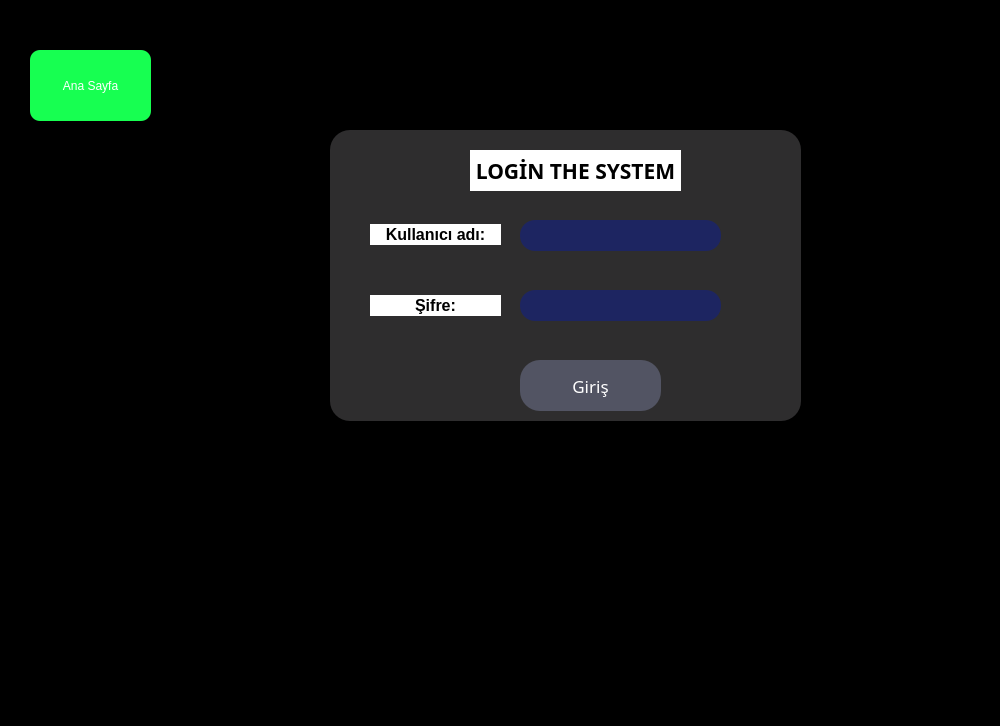
<?xml version="1.0" encoding="UTF-8"?>
<ui version="4.0">
 <class>MainWindow</class>
 <widget class="QMainWindow" name="MainWindow">
  <property name="geometry">
   <rect>
    <x>0</x>
    <y>0</y>
    <width>1000</width>
    <height>726</height>
   </rect>
  </property>
  <property name="windowTitle">
   <string>MainWindow</string>
  </property>
  <property name="styleSheet">
   <string notr="true">background-color: rgb(0, 0, 0);</string>
  </property>
  <widget class="QWidget" name="centralwidget">
   <widget class="QPushButton" name="pushButton">
    <property name="geometry">
     <rect>
      <x>30</x>
      <y>50</y>
      <width>121</width>
      <height>71</height>
     </rect>
    </property>
    <property name="styleSheet">
     <string notr="true">QPushButton {
border-radius:10px;
font: 87 8pt &quot;Arial Black&quot;;
	color: rgb(255, 255, 255);
	background-color: rgb(23, 255, 81);
	border: 0px solid

}
QPushButton:hover{
background-color: rgb(85, 255, 255);

}</string>
    </property>
    <property name="text">
     <string>Ana Sayfa</string>
    </property>
   </widget>
   <widget class="QStackedWidget" name="stackedWidget">
    <property name="geometry">
     <rect>
      <x>170</x>
      <y>20</y>
      <width>801</width>
      <height>651</height>
     </rect>
    </property>
    <property name="styleSheet">
     <string notr="true">background-color: rgb(0, 0, 0);</string>
    </property>
    <property name="currentIndex">
     <number>4</number>
    </property>
    <widget class="QWidget" name="page">
     <widget class="QLabel" name="label">
      <property name="geometry">
       <rect>
        <x>50</x>
        <y>30</y>
        <width>431</width>
        <height>161</height>
       </rect>
      </property>
      <property name="font">
       <font>
        <family>Bahnschrift</family>
        <pointsize>12</pointsize>
        <weight>75</weight>
        <bold>true</bold>
       </font>
      </property>
      <property name="styleSheet">
       <string notr="true">color: rgb(255, 255, 255);</string>
      </property>
      <property name="text">
       <string>Hoş Geldiniz..
Bu uygulama Derste verilen örneklerin arayüz çalışmasıdır</string>
      </property>
     </widget>
     <widget class="QPushButton" name="pushButton_2">
      <property name="geometry">
       <rect>
        <x>40</x>
        <y>230</y>
        <width>141</width>
        <height>81</height>
       </rect>
      </property>
      <property name="styleSheet">
       <string notr="true">QPushButton {
border-radius:10px;
font: 87 8pt &quot;Arial Black&quot;;
	color: rgb(255, 255, 255);
	background-color: rgb(23, 255, 81);
	border: 0px solid

}
QPushButton:hover{
background-color: rgb(170, 255, 0);

}</string>
      </property>
      <property name="text">
       <string>Hafta
Gün Çalışması</string>
      </property>
     </widget>
     <widget class="QPushButton" name="pushButton_3">
      <property name="geometry">
       <rect>
        <x>220</x>
        <y>230</y>
        <width>151</width>
        <height>81</height>
       </rect>
      </property>
      <property name="styleSheet">
       <string notr="true">QPushButton {
border-radius:10px;
font: 87 8pt &quot;Arial Black&quot;;
	color: rgb(255, 255, 255);
	background-color: rgb(23, 255, 81);
	border: 0px solid

}
QPushButton:hover{
background-color: rgb(85, 255, 255);

}</string>
      </property>
      <property name="text">
       <string>Kare ve Küp Çalışması</string>
      </property>
     </widget>
     <widget class="QPushButton" name="pushButton_5">
      <property name="geometry">
       <rect>
        <x>400</x>
        <y>230</y>
        <width>141</width>
        <height>81</height>
       </rect>
      </property>
      <property name="styleSheet">
       <string notr="true">QPushButton {
border-radius:10px;
font: 87 8pt &quot;Arial Black&quot;;
	color: rgb(255, 255, 255);
	background-color: rgb(23, 255, 81);
	border: 0px solid

}
QPushButton:hover{
background-color: rgb(170, 255, 0);

}</string>
      </property>
      <property name="text">
       <string>4 Sayı ile 
Tek ve Çift Çalışması</string>
      </property>
     </widget>
     <widget class="QPushButton" name="pushButton_7">
      <property name="geometry">
       <rect>
        <x>220</x>
        <y>340</y>
        <width>151</width>
        <height>81</height>
       </rect>
      </property>
      <property name="styleSheet">
       <string notr="true">QPushButton {
border-radius:10px;
font: 87 8pt &quot;Arial Black&quot;;
	color: rgb(255, 255, 255);
	background-color: rgb(23, 255, 81);
	border: 0px solid

}
QPushButton:hover{
background-color: rgb(170, 170, 0);

}</string>
      </property>
      <property name="text">
       <string>Kullanıcı ve Şifre
Çalışması</string>
      </property>
     </widget>
    </widget>
    <widget class="QWidget" name="page_2">
     <widget class="QLabel" name="label_2">
      <property name="geometry">
       <rect>
        <x>30</x>
        <y>5</y>
        <width>251</width>
        <height>61</height>
       </rect>
      </property>
      <property name="font">
       <font>
        <pointsize>12</pointsize>
        <weight>75</weight>
        <bold>true</bold>
       </font>
      </property>
      <property name="styleSheet">
       <string notr="true">color: rgb(255, 255, 255);</string>
      </property>
      <property name="text">
       <string>Haftanın gün sayısını yazınız
(1-7)</string>
      </property>
     </widget>
     <widget class="QLineEdit" name="lineEdit">
      <property name="geometry">
       <rect>
        <x>320</x>
        <y>20</y>
        <width>181</width>
        <height>21</height>
       </rect>
      </property>
      <property name="font">
       <font>
        <pointsize>12</pointsize>
        <weight>75</weight>
        <bold>true</bold>
       </font>
      </property>
      <property name="styleSheet">
       <string notr="true">background-color: rgb(255, 255, 255);</string>
      </property>
     </widget>
     <widget class="QPushButton" name="pushButton_8">
      <property name="geometry">
       <rect>
        <x>340</x>
        <y>70</y>
        <width>131</width>
        <height>51</height>
       </rect>
      </property>
      <property name="font">
       <font>
        <pointsize>12</pointsize>
        <weight>75</weight>
        <bold>true</bold>
       </font>
      </property>
      <property name="styleSheet">
       <string notr="true">background-color: rgb(255, 255, 127);</string>
      </property>
      <property name="text">
       <string>Tıkla</string>
      </property>
     </widget>
     <widget class="QLabel" name="label_3">
      <property name="geometry">
       <rect>
        <x>350</x>
        <y>160</y>
        <width>421</width>
        <height>71</height>
       </rect>
      </property>
      <property name="font">
       <font>
        <pointsize>12</pointsize>
        <weight>75</weight>
        <bold>true</bold>
       </font>
      </property>
      <property name="styleSheet">
       <string notr="true">background-color: rgb(0, 0, 0);
color: rgb(255, 255, 255);</string>
      </property>
      <property name="text">
       <string/>
      </property>
     </widget>
    </widget>
    <widget class="QWidget" name="page_3">
     <widget class="QLabel" name="label_4">
      <property name="geometry">
       <rect>
        <x>190</x>
        <y>0</y>
        <width>401</width>
        <height>91</height>
       </rect>
      </property>
      <property name="font">
       <font>
        <family>Arial Black</family>
        <pointsize>12</pointsize>
        <weight>75</weight>
        <bold>true</bold>
       </font>
      </property>
      <property name="styleSheet">
       <string notr="true">color: rgb(255, 255, 255);
background-color: rgb(170, 170, 0);</string>
      </property>
      <property name="text">
       <string>100'den büyükse karesini
küçükse küpünü alan program</string>
      </property>
      <property name="alignment">
       <set>Qt::AlignCenter</set>
      </property>
     </widget>
     <widget class="QLabel" name="label_5">
      <property name="geometry">
       <rect>
        <x>280</x>
        <y>130</y>
        <width>71</width>
        <height>41</height>
       </rect>
      </property>
      <property name="font">
       <font>
        <pointsize>11</pointsize>
        <weight>75</weight>
        <bold>true</bold>
       </font>
      </property>
      <property name="styleSheet">
       <string notr="true">color: rgb(255, 255, 255);</string>
      </property>
      <property name="text">
       <string>Sayı:</string>
      </property>
     </widget>
     <widget class="QLineEdit" name="lineEdit_2">
      <property name="geometry">
       <rect>
        <x>360</x>
        <y>142</y>
        <width>141</width>
        <height>21</height>
       </rect>
      </property>
      <property name="font">
       <font>
        <pointsize>12</pointsize>
        <weight>75</weight>
        <bold>true</bold>
       </font>
      </property>
      <property name="styleSheet">
       <string notr="true">background-color: rgb(255, 255, 255);</string>
      </property>
     </widget>
     <widget class="QLabel" name="label_6">
      <property name="geometry">
       <rect>
        <x>360</x>
        <y>240</y>
        <width>261</width>
        <height>111</height>
       </rect>
      </property>
      <property name="font">
       <font>
        <pointsize>12</pointsize>
        <weight>75</weight>
        <bold>true</bold>
       </font>
      </property>
      <property name="styleSheet">
       <string notr="true">color: rgb(255, 255, 255);</string>
      </property>
      <property name="text">
       <string/>
      </property>
     </widget>
     <widget class="QPushButton" name="pushButton_9">
      <property name="geometry">
       <rect>
        <x>360</x>
        <y>180</y>
        <width>141</width>
        <height>51</height>
       </rect>
      </property>
      <property name="font">
       <font>
        <pointsize>12</pointsize>
        <weight>75</weight>
        <bold>true</bold>
       </font>
      </property>
      <property name="styleSheet">
       <string notr="true">background-color: rgb(85, 255, 255);</string>
      </property>
      <property name="text">
       <string>Tıkla</string>
      </property>
     </widget>
    </widget>
    <widget class="QWidget" name="page_4">
     <widget class="QLabel" name="label_7">
      <property name="geometry">
       <rect>
        <x>250</x>
        <y>0</y>
        <width>361</width>
        <height>121</height>
       </rect>
      </property>
      <property name="font">
       <font>
        <pointsize>12</pointsize>
        <weight>75</weight>
        <bold>true</bold>
       </font>
      </property>
      <property name="styleSheet">
       <string notr="true">background-color: rgb(255, 170, 127);
color: rgb(0, 0, 0);</string>
      </property>
      <property name="text">
       <string> Çift ise 4 ile çarpılacak
 tek ise 9 ile toplanacak </string>
      </property>
      <property name="alignment">
       <set>Qt::AlignCenter</set>
      </property>
     </widget>
     <widget class="QLabel" name="label_8">
      <property name="geometry">
       <rect>
        <x>260</x>
        <y>161</y>
        <width>71</width>
        <height>31</height>
       </rect>
      </property>
      <property name="font">
       <font>
        <pointsize>11</pointsize>
        <weight>75</weight>
        <bold>true</bold>
       </font>
      </property>
      <property name="styleSheet">
       <string notr="true">color: rgb(255, 255, 255);</string>
      </property>
      <property name="text">
       <string>Sayı: </string>
      </property>
     </widget>
     <widget class="QLineEdit" name="lineEdit_3">
      <property name="geometry">
       <rect>
        <x>340</x>
        <y>168</y>
        <width>131</width>
        <height>21</height>
       </rect>
      </property>
      <property name="font">
       <font>
        <pointsize>11</pointsize>
        <weight>75</weight>
        <bold>true</bold>
       </font>
      </property>
      <property name="styleSheet">
       <string notr="true">background-color: rgb(255, 255, 255);</string>
      </property>
     </widget>
     <widget class="QPushButton" name="pushButton_10">
      <property name="geometry">
       <rect>
        <x>348</x>
        <y>210</y>
        <width>121</width>
        <height>61</height>
       </rect>
      </property>
      <property name="font">
       <font>
        <pointsize>12</pointsize>
        <weight>75</weight>
        <bold>true</bold>
       </font>
      </property>
      <property name="styleSheet">
       <string notr="true">QPushButton{color: rgb(255, 255, 255);
background-color:rgb(82,84,99);
border:none;
border-radius:20px;}

QPushButton::hover{background-color:black;}
QPushButton::focus{background-color:green;}

 </string>
      </property>
      <property name="text">
       <string>Tıkla</string>
      </property>
     </widget>
     <widget class="QLabel" name="label_9">
      <property name="geometry">
       <rect>
        <x>360</x>
        <y>310</y>
        <width>181</width>
        <height>81</height>
       </rect>
      </property>
      <property name="font">
       <font>
        <pointsize>12</pointsize>
        <weight>75</weight>
        <bold>true</bold>
       </font>
      </property>
      <property name="styleSheet">
       <string notr="true">color: rgb(255, 255, 255);</string>
      </property>
      <property name="text">
       <string>asdasd</string>
      </property>
     </widget>
    </widget>
    <widget class="QWidget" name="page_5">
     <widget class="QLabel" name="label_10">
      <property name="geometry">
       <rect>
        <x>160</x>
        <y>110</y>
        <width>471</width>
        <height>291</height>
       </rect>
      </property>
      <property name="styleSheet">
       <string notr="true">background-color:rgba(66,64,66,0.7);border-radius:20px
</string>
      </property>
      <property name="text">
       <string/>
      </property>
     </widget>
     <widget class="QLineEdit" name="giris_kullanici_line">
      <property name="geometry">
       <rect>
        <x>350</x>
        <y>270</y>
        <width>201</width>
        <height>31</height>
       </rect>
      </property>
      <property name="font">
       <font>
        <pointsize>10</pointsize>
        <weight>75</weight>
        <bold>true</bold>
       </font>
      </property>
      <property name="styleSheet">
       <string notr="true">background-color:rgb(29,37,97);
border:none;
border-radius:15px;
color:white;
padding-left:20px;
padding-right:20px
</string>
      </property>
     </widget>
     <widget class="QLineEdit" name="giris_kullanici_line_2">
      <property name="geometry">
       <rect>
        <x>350</x>
        <y>200</y>
        <width>201</width>
        <height>31</height>
       </rect>
      </property>
      <property name="font">
       <font>
        <pointsize>10</pointsize>
        <weight>75</weight>
        <bold>true</bold>
       </font>
      </property>
      <property name="styleSheet">
       <string notr="true">background-color:rgb(29,37,97);
border:none;
border-radius:15px;
color:white;
padding-left:20px;
padding-right:20px
</string>
      </property>
     </widget>
     <widget class="QLabel" name="label_11">
      <property name="geometry">
       <rect>
        <x>200</x>
        <y>275</y>
        <width>131</width>
        <height>21</height>
       </rect>
      </property>
      <property name="font">
       <font>
        <pointsize>12</pointsize>
        <weight>75</weight>
        <bold>true</bold>
       </font>
      </property>
      <property name="styleSheet">
       <string notr="true">background-color: rgb(255, 255, 255);</string>
      </property>
      <property name="text">
       <string>Şifre:</string>
      </property>
      <property name="alignment">
       <set>Qt::AlignCenter</set>
      </property>
     </widget>
     <widget class="QLabel" name="label_12">
      <property name="geometry">
       <rect>
        <x>200</x>
        <y>204</y>
        <width>131</width>
        <height>21</height>
       </rect>
      </property>
      <property name="font">
       <font>
        <pointsize>12</pointsize>
        <weight>75</weight>
        <bold>true</bold>
       </font>
      </property>
      <property name="styleSheet">
       <string notr="true">background-color: rgb(255, 255, 255);</string>
      </property>
      <property name="text">
       <string>Kullanıcı adı:</string>
      </property>
      <property name="alignment">
       <set>Qt::AlignCenter</set>
      </property>
     </widget>
     <widget class="QLabel" name="label_13">
      <property name="geometry">
       <rect>
        <x>300</x>
        <y>130</y>
        <width>211</width>
        <height>41</height>
       </rect>
      </property>
      <property name="font">
       <font>
        <family>Bahnschrift</family>
        <pointsize>16</pointsize>
        <weight>75</weight>
        <bold>true</bold>
        <underline>false</underline>
       </font>
      </property>
      <property name="styleSheet">
       <string notr="true">background-color: rgb(255, 255, 255);</string>
      </property>
      <property name="text">
       <string>LOGİN THE SYSTEM</string>
      </property>
      <property name="alignment">
       <set>Qt::AlignCenter</set>
      </property>
     </widget>
     <widget class="QPushButton" name="pushButton_4">
      <property name="geometry">
       <rect>
        <x>350</x>
        <y>340</y>
        <width>141</width>
        <height>51</height>
       </rect>
      </property>
      <property name="font">
       <font>
        <family>Bahnschrift</family>
        <pointsize>13</pointsize>
       </font>
      </property>
      <property name="styleSheet">
       <string notr="true">QPushButton{color: rgb(255, 255, 255);
background-color:rgb(82,84,99);
border:none;
border-radius:20px;}

QPushButton::hover{background-color:black;}
QPushButton::focus{background-color:green;}

 </string>
      </property>
      <property name="text">
       <string>Giriş</string>
      </property>
     </widget>
    </widget>
   </widget>
  </widget>
  <widget class="QMenuBar" name="menubar">
   <property name="geometry">
    <rect>
     <x>0</x>
     <y>0</y>
     <width>1000</width>
     <height>21</height>
    </rect>
   </property>
  </widget>
  <widget class="QStatusBar" name="statusbar"/>
 </widget>
 <resources/>
 <connections/>
</ui>
